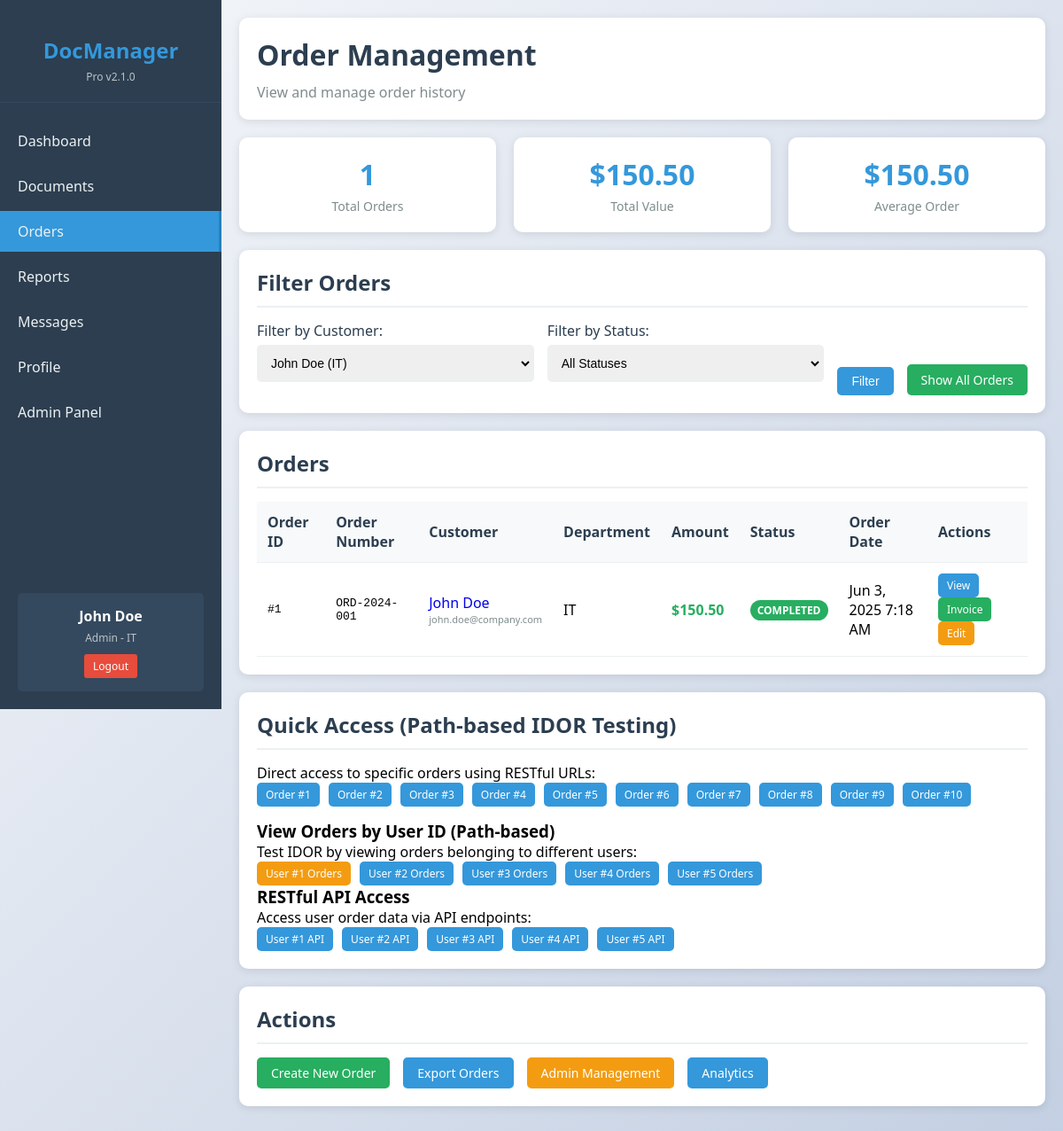
Screenshot of /orders.php (signed in) with the database file from the repository.
### tables this page shows
CREATE TABLE orders (
    id INT AUTO_INCREMENT PRIMARY KEY,
    user_id INT NOT NULL,
    order_number VARCHAR(50) UNIQUE NOT NULL,
    total_amount DECIMAL(10,2) NOT NULL,
    status ENUM('pending', 'processing', 'completed', 'cancelled') DEFAULT 'pending',
    order_date TIMESTAMP DEFAULT CURRENT_TIMESTAMP,
    FOREIGN KEY (user_id) REFERENCES users(id)
);

CREATE TABLE users (
    id INT AUTO_INCREMENT PRIMARY KEY,
    username VARCHAR(50) UNIQUE NOT NULL,
    password VARCHAR(255) NOT NULL,
    email VARCHAR(100) NOT NULL,
    first_name VARCHAR(50) NOT NULL,
    last_name VARCHAR(50) NOT NULL,
    role ENUM('admin', 'manager', 'employee') DEFAULT 'employee',
    department VARCHAR(50),
    created_at TIMESTAMP DEFAULT CURRENT_TIMESTAMP
);

### config.php (called while the page is built)
<?php
$config = [
    'database' => [
        'host' => 'database',
        'user' => 'webuser',
        'pass' => 'WebPass123',
        'name' => 'docmanager',
    ],
    'app' => [
        'name' => 'DocManager Pro',
        'version' => '2.1.0',
        'upload_path' => '/var/www/html/uploads/',
        'max_file_size' => 10485760,
    ],
    'security' => [
        'session_lifetime' => 3600,
        'password_hash' => false,
    ]
];

### auth.php (called while the page is built, shortened)
<?php
require_once 'config.php';
class Auth {
    public function __construct() {
        global $config;
        $this->db = new mysqli(
            $config['database']['host'],
            $config['database']['user'],
            $config['database']['pass'],
            $config['database']['name']
        );
    }
    public function isLoggedIn() {
        return isset($_SESSION['user_id']) && isset($_SESSION['login_time']);
    }
    public function getCurrentUser() {
        if ($this->isLoggedIn()) {
            return [
                'id' => $_SESSION['user_id'],
                'username' => $_SESSION['username'],
                'email' => $_SESSION['email'],
                'first_name' => $_SESSION['first_name'],
                'last_name' => $_SESSION['last_name'],
                'role' => $_SESSION['role'],
                'department' => $_SESSION['department']
            ];
        }
        return null;
    }
}
function requireLogin() {
    $auth = new Auth();
    return $auth->getCurrentUser();
}

### orders.php (the view, shortened to what this page needs)
<?php
require_once 'auth.php';
$user = requireLogin();
require_once 'config.php';
$db = new mysqli($config['database']['host'], $config['database']['user'], $config['database']['pass'], $config['database']['name']);
$filter_user_id = $_GET['user_id'] ?? '';
$filter_status = $_GET['status'] ?? '';
$show_all = $_GET['show_all'] ?? false;
if ($show_all) {
    $query = "SELECT o.*, u.first_name, u.last_name, u.username, u.email, u.department
              FROM orders o
              JOIN users u ON o.user_id = u.id
              WHERE 1=1";
} else if ($filter_user_id) {
    $query = "SELECT o.*, u.first_name, u.last_name, u.username, u.email, u.department
              FROM orders o
              JOIN users u ON o.user_id = u.id
              WHERE o.user_id = ?";
} else {
    $query = "SELECT o.*, u.first_name, u.last_name, u.username, u.email, u.department
              FROM orders o
              JOIN users u ON o.user_id = u.id
              WHERE o.user_id = ?";
    $filter_user_id = $user['id'];
}
$params = [];
$types = "";
if ($filter_user_id && !$show_all) {
    $params[] = $filter_user_id;
    $types .= "i";
}
$query .= " ORDER BY o.order_date DESC";
$stmt = $db->prepare($query);
if ($params) {
    $stmt->bind_param($types, ...$params);
}
$stmt->execute();
$orders = $stmt->get_result();
$users = $db->query("SELECT id, first_name, last_name, username, department FROM users ORDER BY first_name, last_name");
$total_orders = $orders->num_rows;
$total_amount = 0;
$orders_array = [];
while ($order = $orders->fetch_assoc()) {
    $orders_array[] = $order;
    $total_amount += $order['total_amount'];
}
?>
<!DOCTYPE html>
<html lang="en">
<head>
    <link rel="stylesheet" href="style.css">
</head>
<body>
    <div class="container">
        <div class="sidebar">
            <div class="logo">
                <h2>DocManager</h2>
                <p>Pro v2.1.0</p>
            </div>
            <nav>
                <ul>
                    <li><a href="dashboard.php">Dashboard</a></li>
                    <li><a href="documents.php">Documents</a></li>
                    <li><a href="orders.php" class="active">Orders</a></li>
                    <li><a href="reports.php">Reports</a></li>
                    <li><a href="messages.php">Messages</a></li>
                    <li><a href="profile.php">Profile</a></li>
                    <?php if ($user['role'] === 'admin'): ?>
                    <li><a href="admin.php">Admin Panel</a></li>
                    <?php endif; ?>
                </ul>
            </nav>
            <div class="user-info">
                <div class="name"><?php echo htmlspecialchars($user['first_name'] . ' ' . $user['last_name']); ?></div>
                <div class="role"><?php echo ucfirst($user['role']); ?> - <?php echo htmlspecialchars($user['department']); ?></div>
                <a href="logout.php" class="logout">Logout</a>
            </div>
        </div>
        <div class="main-content">
            <div class="header">
                <h1>Order Management</h1>
                <p>View and manage order history</p>
            </div>
            <div class="stats-grid">
                <div class="stat-card">
                    <div class="number"><?php echo $total_orders; ?></div>
                    <div class="label">Total Orders</div>
                </div>
                <div class="stat-card">
                    <div class="number">$<?php echo number_format($total_amount, 2); ?></div>
                    <div class="label">Total Value</div>
                </div>
                <div class="stat-card">
                    <div class="number">$<?php echo $total_orders > 0 ? number_format($total_amount / $total_orders, 2) : '0.00'; ?></div>
                    <div class="label">Average Order</div>
                </div>
            </div>
            <div class="card">
                <h2>Filter Orders</h2>
                <form method="GET" style="display: grid; grid-template-columns: 1fr 1fr auto auto; gap: 15px; align-items: end;">
                    <div class="form-group">
                        <label for="user_id">Filter by Customer:</label>
                        <select id="user_id" name="user_id">
                            <?php while ($user_option = $users->fetch_assoc()): ?>
                                <option value="<?php echo $user_option['id']; ?>"
                                        <?php echo $filter_user_id == $user_option['id'] ? 'selected' : ''; ?>>
                                    <?php echo htmlspecialchars($user_option['first_name'] . ' ' . $user_option['last_name']); ?>
                                    (<?php echo htmlspecialchars($user_option['department']); ?>)
                                </option>
                            <?php endwhile; ?>
                        </select>
                    </div>
                    <div class="form-group">
                        <label for="status">Filter by Status:</label>
                        <select id="status" name="status">
                            <option value="">All Statuses</option>
                        </select>
                    </div>
                    <div>
                        <button type="submit" class="btn">Filter</button>
                    </div>
                    <div>
                        <?php if ($user['role'] === 'admin' || $user['role'] === 'manager'): ?>
                            <a href="orders.php?show_all=1<?php echo $filter_status ? '&status=' . $filter_status : ''; ?>"
                               class="btn <?php echo $show_all ? 'btn-warning' : 'btn-success'; ?>">
                                <?php echo $show_all ? 'Hide All' : 'Show All Orders'; ?>
                            </a>
                        <?php endif; ?>
                    </div>
                </form>
            </div>
            <div class="card">
                <h2>Orders
                </h2>
                <?php if (!empty($orders_array)): ?>
                <table class="table">
                    <thead>
                        <tr>
                            <th>Order ID</th>
                            <th>Order Number</th>
                            <th>Customer</th>
                            <th>Department</th>
                            <th>Amount</th>
                            <th>Status</th>
                            <th>Order Date</th>
                            <th>Actions</th>
                        </tr>
                    </thead>
                    <tbody>
                        <?php foreach ($orders_array as $order): ?>
                        <tr>
                            <td style="font-family: monospace;">#<?php echo $order['id']; ?></td>
                            <td style="font-family: monospace;"><?php echo htmlspecialchars($order['order_number']); ?></td>
                            <td>
                                <a href="profiles/<?php echo $order['user_id']; ?>/view" style="text-decoration: none;">
                                    <?php echo htmlspecialchars($order['first_name'] . ' ' . $order['last_name']); ?>
                                </a>
                                <div style="font-size: 11px; color: #7f8c8d;"><?php echo htmlspecialchars($order['email']); ?></div>
                            </td>
                            <td><?php echo htmlspecialchars($order['department']); ?></td>
                            <td style="font-weight: bold; color: #27ae60;">$<?php echo number_format($order['total_amount'], 2); ?></td>
                            <td>
                                <span class="badge badge-<?php
                                    echo $order['status'] === 'completed' ? 'success' :
                                         ($order['status'] === 'processing' ? 'warning' :
                                         ($order['status'] === 'cancelled' ? 'danger' : 'info'));
                                ?>">
                                    <?php echo strtoupper($order['status']); ?>
                                </span>
                            </td>
                            <td><?php echo date('M j, Y g:i A', strtotime($order['order_date'])); ?></td>
                            <td>
                                <a href="orders/<?php echo $order['id']; ?>/view" class="btn btn-sm">View</a>
                                <a href="orders/<?php echo $order['id']; ?>/invoice" class="btn btn-sm btn-success">Invoice</a>
                                <?php if ($order['user_id'] == $user['id'] || $user['role'] === 'admin'): ?>
                                    <a href="orders/<?php echo $order['id']; ?>/edit" class="btn btn-sm btn-warning">Edit</a>
                                <?php endif; ?>
                            </td>
                        </tr>
                        <?php endforeach; ?>
                    </tbody>
                </table>
                <?php endif; ?>
            </div>
            <div class="card">
                <h2>Quick Access (Path-based IDOR Testing)</h2>
                <p>Direct access to specific orders using RESTful URLs:</p>
                <div style="display: flex; gap: 10px; flex-wrap: wrap; margin-bottom: 15px;">
                    <?php for ($i = 1; $i <= 10; $i++): ?>
                        <a href="orders/<?php echo $i; ?>/view" class="btn btn-sm">Order #<?php echo $i; ?></a>
                    <?php endfor; ?>
                </div>
                <h3>View Orders by User ID (Path-based)</h3>
                <p>Test IDOR by viewing orders belonging to different users:</p>
                <div style="display: flex; gap: 10px; flex-wrap: wrap;">
                    <?php for ($i = 1; $i <= 5; $i++): ?>
                        <a href="orders/user/<?php echo $i; ?>"
                           class="btn btn-sm <?php echo $filter_user_id == $i ? 'btn-warning' : ''; ?>">
                            User #<?php echo $i; ?> Orders
                        </a>
                    <?php endfor; ?>
                </div>
                <h3>RESTful API Access</h3>
                <p>Access user order data via API endpoints:</p>
                <div style="display: flex; gap: 10px; flex-wrap: wrap;">
                    <?php for ($i = 1; $i <= 5; $i++): ?>
                        <a href="api/users/<?php echo $i; ?>/orders" target="_blank" class="btn btn-sm">User #<?php echo $i; ?> API</a>
                    <?php endfor; ?>
                </div>
            </div>
            <div class="card">
                <h2>Actions</h2>
                <div style="display: flex; gap: 15px;">
                    <a href="create_order.php" class="btn btn-success">Create New Order</a>
                    <a href="export_orders.php" class="btn">Export Orders</a>
                    <?php if ($user['role'] === 'admin'): ?>
                        <a href="admin_orders.php" class="btn btn-warning">Admin Management</a>
                        <a href="order_analytics.php" class="btn">Analytics</a>
                    <?php endif; ?>
                </div>
            </div>
        </div>
    </div>
</body>
</html>

### rows the page displays
orders: user.last_name "John Doe", user.department "IT", id "1", order_number "ORD-2024-001", user.email "john.doe@company.com", total_amount "150.50", status "COMPLETED", order_date "Jun 3, 2025 7:18 AM"

### other values shown
$user['role'] "Admin"
$total_orders "1"
$total_amount "150.50"
$total_amount / $total_orders "150.50"
form field user_id "John Doe (IT)"
